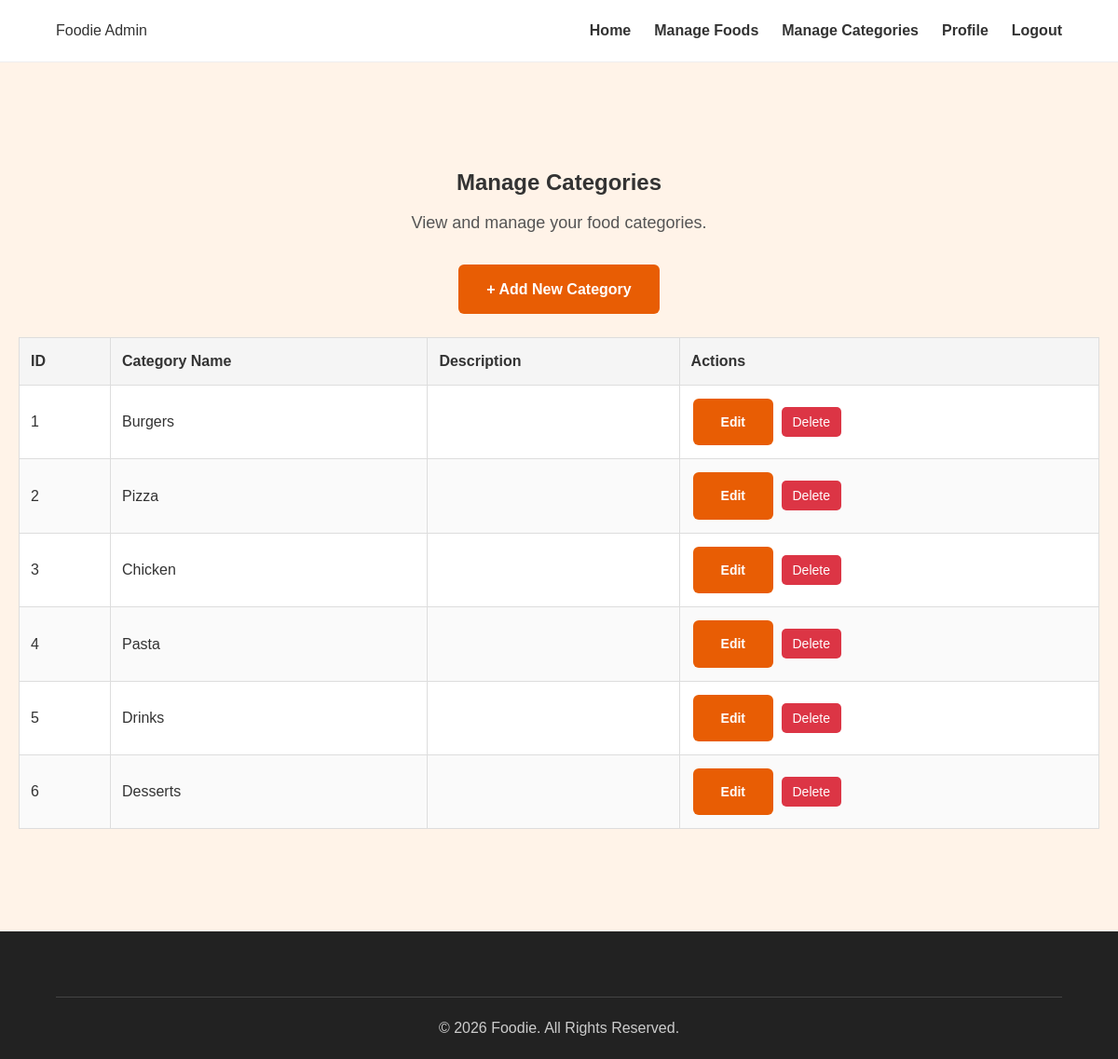
The app's page /admin/categories/categories.php with its own data.
### tables this page shows
CREATE TABLE IF NOT EXISTS categories (
    id INT AUTO_INCREMENT PRIMARY KEY,
    name VARCHAR(100) NOT NULL UNIQUE,
    description TEXT
);

### admin/categories/categories.php (the view, shortened to what this page needs)
<?php
require_once "../../config/db.php";
$sql = "SELECT id, name, description
        FROM categories
        ORDER BY id ASC";
$result = mysqli_query($conn, $sql);
?>
<!DOCTYPE html>
<html lang="en">
<head>
    <link rel="stylesheet" href="../../assets/css/style.css">
</head>
<body>
<header>
    <div class="logo">
        Foodie Admin
    </div>
    <nav>
        <a href="../../index.php">Home</a>
        <a href="../foods/foods.php">Manage Foods</a>
        <a href="categories.php">Manage Categories</a>
        <a href="../../auth/profile.php">Profile</a>
        <a href="../../auth/logout.php">Logout</a>
    </nav>
</header>
<section class="food-management">
    <div class="food-management-container">
        <h1>Manage Categories</h1>
        <p>View and manage your food categories.</p>
        <a href="add-category.php" class="add-food-button">
            + Add New Category
        </a>
        <div class="table-container">
            <table>
                <thead>
                    <tr>
                        <th>ID</th>
                        <th>Category Name</th>
                        <th>Description</th>
                        <th>Actions</th>
                    </tr>
                </thead>
                <tbody>
                    <?php if (mysqli_num_rows($result) > 0): ?>
                        <?php while ($category = mysqli_fetch_assoc($result)): ?>
                            <tr>
                                <td>
                                    <?= (int) $category["id"] ?>
                                </td>
                                <td>
                                    <?= htmlspecialchars($category["name"] ?? "") ?>
                                </td>
                                <td>
                                </td>
                                <td>
                                    <a
                                        href="edit-category.php?id=<?= (int) $category["id"] ?>"
                                        class="edit-food-button">
                                        Edit
                                    </a>
                                    <form
                                        action="delete-category.php"
                                        method="POST"
                                        style="display: inline;"
                                        onsubmit="return confirm('Are you sure you want to delete this category?');">
                                        <button type="submit" class="delete-food-button">
                                            Delete
                                        </button>
                                    </form>
                                </td>
                            </tr>
                        <?php endwhile; ?>
                    <?php else: ?>
                        <tr>
                            <td colspan="4">No categories found.</td>
                        </tr>
                    <?php endif; ?>
                </tbody>
            </table>
        </div>
    </div>
</section>
<footer>
    <p>&copy; 2026 Foodie. All Rights Reserved.</p>
</footer>
</body>
</html>

### assets/css/style.css (style rules this page uses)
* { margin: 0; padding: 0; box-sizing: border-box; }
html { scroll-behavior: smooth; }
body { font-family: Arial, sans-serif; line-height: 1.6; background-color: #ffffff; color: #333333; }
a { text-decoration: none; color: inherit; }
header { display: flex; justify-content: space-between; align-items: center; padding: 20px 60px; background-color: #ffffff; border-bottom: 1px solid #eeeeee; position: sticky; top: 0; z-index: 1000; }
nav { display: flex; gap: 25px; align-items: center; }
nav a { font-size: 16px; font-weight: bold; color: #333333; transition: color 0.3s ease; }
body > section:first-of-type { text-align: center; padding: 110px 20px; background-color: #fff3e8; }
body > section:first-of-type p { font-size: 18px; max-width: 650px; margin: 0 auto 30px; color: #555555; }
body > section:first-of-type a { display: inline-block; padding: 14px 30px; background-color: #e85d04; color: #ffffff; border-radius: 6px; font-weight: bold; transition: background-color 0.3s ease, transform 0.3s ease; }
section { padding: 70px 60px; }
footer { display: grid; grid-template-columns: 2fr 1fr 1fr; gap: 40px; padding: 50px 60px 20px; background-color: #222222; color: #ffffff; }
footer p { color: #cccccc; }
footer > p { grid-column: 1 / -1; text-align: center; padding-top: 20px; border-top: 1px solid #444444; margin-top: 20px; }
.food-management { min-height: 70vh; padding: 50px 20px; }
.food-management-container { max-width: 1200px; margin: 0 auto; }
.food-management-container h1 { text-align: center; margin-bottom: 10px; }
.food-management-container > p { text-align: center; margin-bottom: 30px; }
.add-food-button { display: inline-block; padding: 12px 20px; background-color: #ff6b35; color: white; text-decoration: none; border-radius: 6px; margin-bottom: 25px; }
.table-container { width: 100%; overflow-x: auto; }
table { width: 100%; border-collapse: collapse; background-color: white; }
table th, table td { padding: 12px; border: 1px solid #ddd; text-align: left; }
table th { background-color: #f5f5f5; }
table tr:nth-child(even) { background-color: #fafafa; }
table a { text-decoration: none; }
.edit-food-button, .delete-food-button { display: inline-block; padding: 8px 12px; border: none; border-radius: 5px; color: white; text-decoration: none; font-size: 14px; cursor: pointer; margin: 2px; }
.edit-food-button { background-color: #0d6efd; }
.delete-food-button { background-color: #dc3545; }

### records on screen
categories: id "1", name "Burgers"
categories: id "2", name "Pizza"
categories: id "3", name "Chicken"
categories: id "4", name "Pasta"
categories: id "5", name "Drinks"
categories: id "6", name "Desserts"
